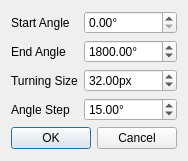
<?xml version="1.0" encoding="UTF-8"?>
<ui version="4.0">
 <class>Dialog</class>
 <widget class="QDialog" name="Dialog">
  <property name="geometry">
   <rect>
    <x>0</x>
    <y>0</y>
    <width>184</width>
    <height>161</height>
   </rect>
  </property>
  <property name="windowTitle">
   <string>Spiral</string>
  </property>
  <layout class="QGridLayout" name="gridLayout">
   <item row="1" column="0">
    <widget class="QLabel" name="label_2">
     <property name="text">
      <string>End Angle</string>
     </property>
    </widget>
   </item>
   <item row="1" column="1">
    <widget class="QDoubleSpinBox" name="end_angle">
     <property name="suffix">
      <string>°</string>
     </property>
     <property name="maximum">
      <double>8640.000000000000000</double>
     </property>
     <property name="value">
      <double>1800.000000000000000</double>
     </property>
    </widget>
   </item>
   <item row="6" column="0" colspan="2">
    <widget class="QDialogButtonBox" name="buttonBox">
     <property name="orientation">
      <enum>Qt::Horizontal</enum>
     </property>
     <property name="standardButtons">
      <set>QDialogButtonBox::Cancel|QDialogButtonBox::Ok</set>
     </property>
    </widget>
   </item>
   <item row="0" column="0">
    <widget class="QLabel" name="label">
     <property name="text">
      <string>Start Angle</string>
     </property>
    </widget>
   </item>
   <item row="0" column="1">
    <widget class="QDoubleSpinBox" name="start_angle">
     <property name="suffix">
      <string>°</string>
     </property>
     <property name="maximum">
      <double>8640.000000000000000</double>
     </property>
    </widget>
   </item>
   <item row="2" column="0">
    <widget class="QLabel" name="label_3">
     <property name="text">
      <string>Turning Size</string>
     </property>
    </widget>
   </item>
   <item row="2" column="1">
    <widget class="QDoubleSpinBox" name="turn_size">
     <property name="suffix">
      <string>px</string>
     </property>
     <property name="maximum">
      <double>1024.000000000000000</double>
     </property>
     <property name="value">
      <double>32.000000000000000</double>
     </property>
    </widget>
   </item>
   <item row="3" column="1">
    <widget class="QDoubleSpinBox" name="step_angle">
     <property name="suffix">
      <string>°</string>
     </property>
     <property name="minimum">
      <double>1.000000000000000</double>
     </property>
     <property name="maximum">
      <double>360.000000000000000</double>
     </property>
     <property name="value">
      <double>15.000000000000000</double>
     </property>
    </widget>
   </item>
   <item row="3" column="0">
    <widget class="QLabel" name="label_4">
     <property name="sizePolicy">
      <sizepolicy hsizetype="Fixed" vsizetype="Preferred">
       <horstretch>0</horstretch>
       <verstretch>0</verstretch>
      </sizepolicy>
     </property>
     <property name="text">
      <string>Angle Step</string>
     </property>
    </widget>
   </item>
  </layout>
 </widget>
 <resources/>
 <connections>
  <connection>
   <sender>buttonBox</sender>
   <signal>accepted()</signal>
   <receiver>Dialog</receiver>
   <slot>accept()</slot>
   <hints>
    <hint type="sourcelabel">
     <x>248</x>
     <y>254</y>
    </hint>
    <hint type="destinationlabel">
     <x>157</x>
     <y>274</y>
    </hint>
   </hints>
  </connection>
  <connection>
   <sender>buttonBox</sender>
   <signal>rejected()</signal>
   <receiver>Dialog</receiver>
   <slot>reject()</slot>
   <hints>
    <hint type="sourcelabel">
     <x>316</x>
     <y>260</y>
    </hint>
    <hint type="destinationlabel">
     <x>286</x>
     <y>274</y>
    </hint>
   </hints>
  </connection>
 </connections>
</ui>
